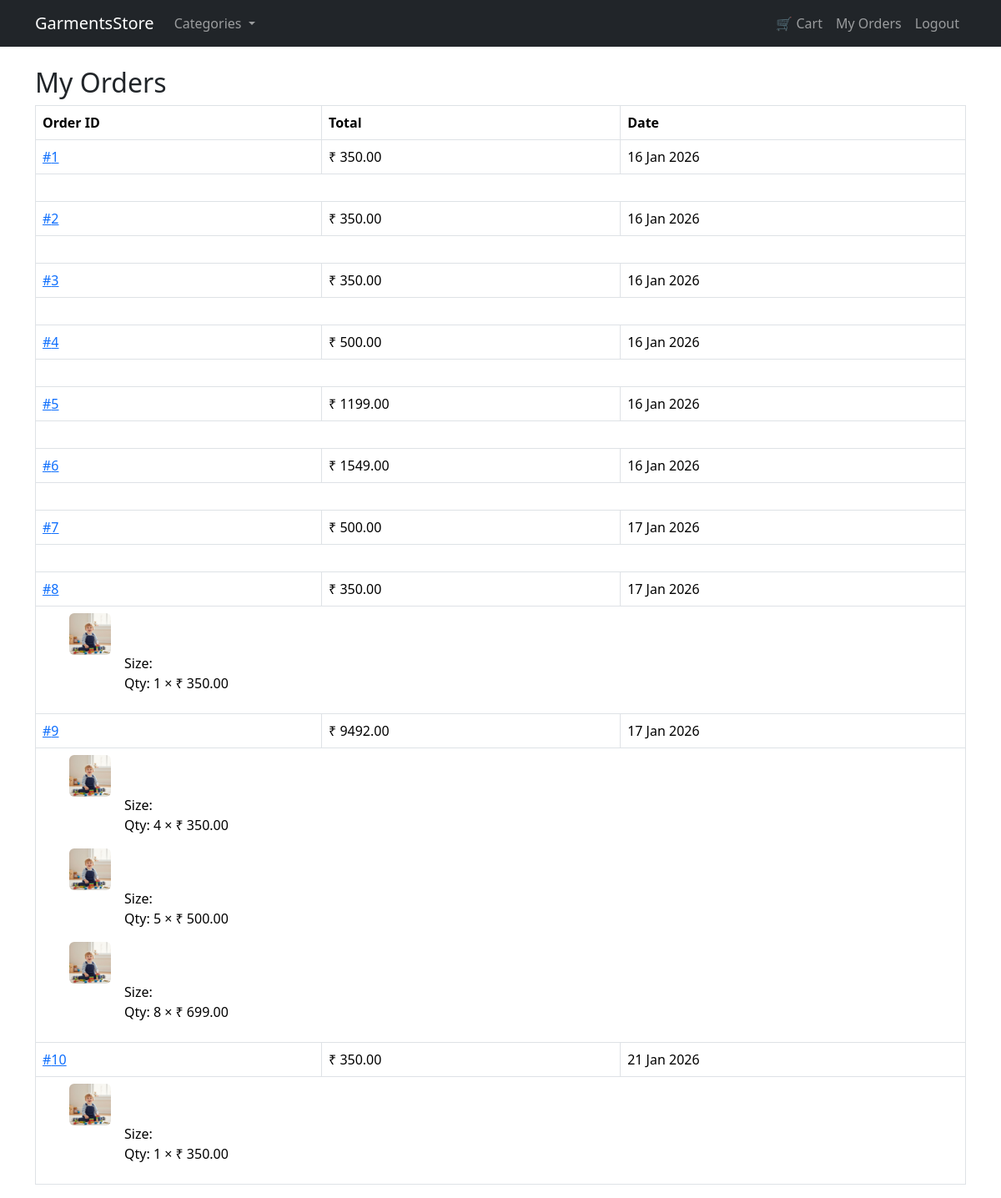
/my-orders/ (signed in), run on the app's committed database.
### orders/models.py (models this page shows, shortened)
class Order(models.Model):
    STATUS_CHOICES = [
        ('pending', 'Pending'),
        ('shipped', 'Shipped'),
        ('delivered', 'Delivered'),
    ]
    user = models.ForeignKey(
        User,
        on_delete=models.CASCADE,
        null=True,
        blank=True
    )
    full_name = models.CharField(max_length=100)
    address = models.TextField()
    city = models.CharField(max_length=50)
    phone = models.CharField(max_length=15)
    total_amount = models.DecimalField(max_digits=10, decimal_places=2)
    status = models.CharField(
        max_length=20,
        choices=STATUS_CHOICES,
        default='pending'
    )
    created_at = models.DateTimeField(auto_now_add=True)

class OrderItem(models.Model):
    order = models.ForeignKey(
        Order,
        on_delete=models.CASCADE,
        related_name='items'
    )
    product = models.ForeignKey(
        Product,
        on_delete=models.SET_NULL,
        null=True
    )
    product_name = models.CharField(max_length=200)
    product_description = models.TextField()
    size = models.CharField(max_length=20)
    price = models.DecimalField(max_digits=10, decimal_places=2)
    quantity = models.PositiveIntegerField()

### products/models.py (models this page shows, shortened)
class Product(models.Model):
    category = models.ForeignKey(Category, on_delete=models.CASCADE)
    brand = models.ForeignKey(
        Brand,
        on_delete=models.SET_NULL,
        null=True,
        blank=True
    )
    name = models.CharField(max_length=200)
    description = models.TextField(blank=True)
    price = models.DecimalField(max_digits=10, decimal_places=2)
    image = models.ImageField(upload_to='products/')
    stock = models.PositiveIntegerField()
    sizes = models.ManyToManyField(Size, blank=True)
    is_available = models.BooleanField(default=True)

### orders/views.py (the view)
# urls.py: path('my-orders/', views.my_orders, name='my_orders'),
@login_required
def my_orders(request):
    orders = Order.objects.filter(user=request.user)
    return render(request, 'orders/my_orders.html', {
        'orders': orders
    })

### templates/orders/my_orders.html (shortened to what this page needs)
{% extends 'base.html' %}
{% block content %}
<h2>My Orders</h2>
<table class="table table-bordered">
    <tr>
        <th>Order ID</th>
        <th>Total</th>
        <th>Date</th>
    </tr>
    {% for order in orders %}
    <tr>
        <td>
            <a href="{% url 'orders:order_detail' order.id %}">
                #{{ order.id }}
            </a>
        </td>
        <td>₹ {{ order.total_amount }}</td>
        <td>{{ order.created_at|date:"d M Y" }}</td>
    </tr>
    <tr>
        <td colspan="3">
            <ul>
                {% for item in order.items.all %}
                <li class="d-flex align-items-start mb-3">
                    {% if item.product and item.product.image %}
                    <img src="{{ item.product.image.url }}" width="50" height="50" class="me-3 rounded"
                        style="object-fit: cover;">
                    {% endif %}
                    <div>
                        <strong>{{ item.product_name }}</strong><br>
                        <br>
                        Size: <strong>{{ item.size }}</strong><br>
                        Qty: {{ item.quantity }} × ₹ {{ item.price }}
                    </div>
                </li>
                {% endfor %}
            </ul>
        </td>
    </tr>
    {% empty %}
    <tr>
        <td colspan="3">No orders found.</td>
    </tr>
    {% endfor %}
</table>
{% endblock %}

### static/css/style.css (style rules this page uses)
img { max-height: 450px; object-fit: cover; }

### data on the page
Order: id "1", total_amount "350.00", created_at "16 Jan 2026"
Order: id "2", total_amount "350.00", created_at "16 Jan 2026"
Order: id "3", total_amount "350.00", created_at "16 Jan 2026"
Order: id "4", total_amount "500.00", created_at "16 Jan 2026"
Order: id "5", total_amount "1199.00", created_at "16 Jan 2026"
Order: id "6", total_amount "1549.00", created_at "16 Jan 2026"
Order: id "7", total_amount "500.00", created_at "17 Jan 2026"
Order: id "8", total_amount "350.00", created_at "17 Jan 2026"
OrderItem: product.image (picture), quantity "1", price "350.00"
Order: id "9", total_amount "9492.00", created_at "17 Jan 2026"
OrderItem: product.image (picture), quantity "4", price "350.00"
OrderItem: product.image (picture), quantity "5", price "500.00"
OrderItem: product.image (picture), quantity "8", price "699.00"
Order: id "10", total_amount "350.00", created_at "21 Jan 2026"
OrderItem: product.image (picture), quantity "1", price "350.00"
